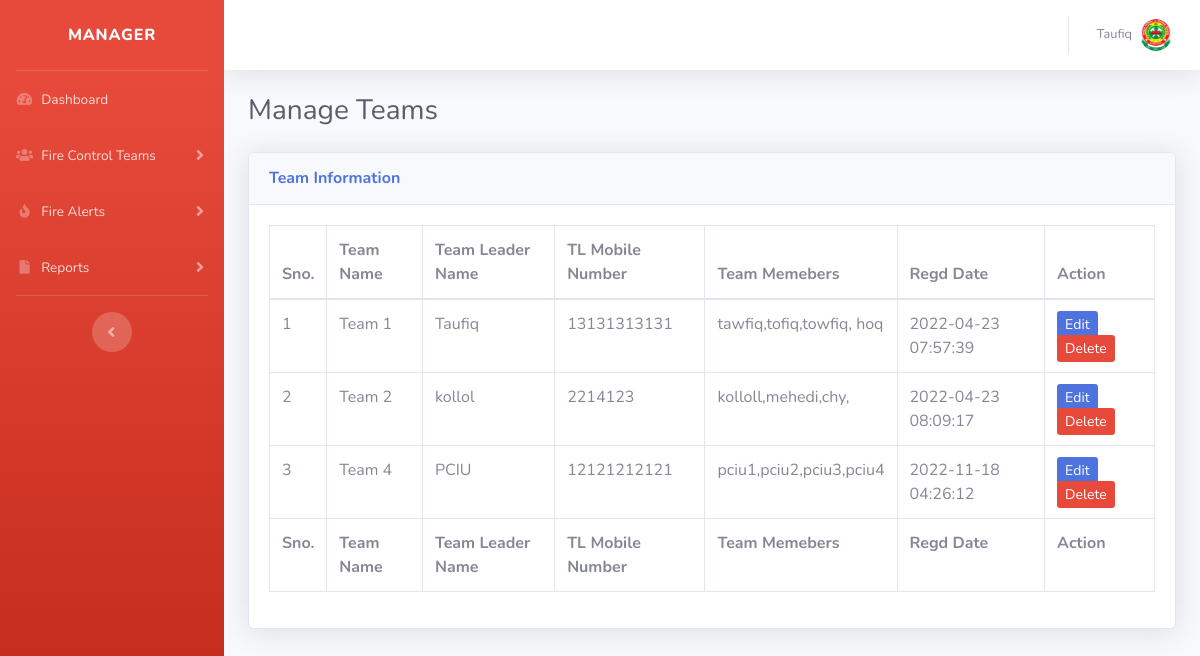
The app's page /admin/manage-teams2.php (signed in) with its own data.
### tables this page shows
CREATE TABLE `tblmanager` (
  `ManagerID` int(11) NOT NULL,
  `ManagerName` varchar(50) NOT NULL,
  `ManagerUsername` varchar(200) NOT NULL,
  `ManagerContact` varchar(12) NOT NULL,
  `ManagerEmail` varchar(100) NOT NULL,
  `ManagerPass` varchar(100) NOT NULL,
  `isActive` int(1) DEFAULT NULL
);

CREATE TABLE `tblsite` (
  `id` int(11) NOT NULL,
  `siteTitle` varchar(255) DEFAULT NULL,
  `siteLogo` varchar(255) DEFAULT NULL,
  `sitephone` varchar(11) DEFAULT NULL
);

CREATE TABLE `tblteams` (
  `id` int(11) NOT NULL,
  `teamName` varchar(255) DEFAULT NULL,
  `teamLeaderName` varchar(255) DEFAULT NULL,
  `teamLeadMobno` bigint(12) DEFAULT NULL,
  `teamMembers` mediumtext DEFAULT NULL,
  `postingDate` timestamp NULL DEFAULT current_timestamp()
);

### admin/manage-teams2.php (the view, shortened to what this page needs)
<?php session_start();
include_once('includes/config.php');
if (strlen($_SESSION['aaid']==0)) {
  header('location:logout.php');
  } else{
?>
<!DOCTYPE html>
<html lang="en">
<head>
    <link href="vendor/fontawesome-free/css/all.min.css" rel="stylesheet" type="text/css">
    <link href="css/sb-admin-2.min.css" rel="stylesheet">
</head>
<body id="page-top">
    <div id="wrapper">
  <?php include_once('includes/sidebar2.php');?>
        <div id="content-wrapper" class="d-flex flex-column">
            <div id="content">
<?php include_once('includes/topbar2.php');?>
                <div class="container-fluid">
                       <div class="d-sm-flex align-items-center justify-content-between mb-4">
                        <h1 class="h3 mb-0 text-gray-800">Manage Teams</h1>
                    </div>
                    <div class="card shadow mb-4">
                        <div class="card-header py-3">
                            <h6 class="m-0 font-weight-bold text-primary">Team Information</h6>
                        </div>
                        <div class="card-body">
                            <div class="table-responsive">
                                <table class="table table-bordered"  width="100%" cellspacing="0">
                                    <thead>
                                        <tr>
                                            <th>Sno.</th>
                                            <th>Team Name</th>
                                            <th>Team Leader Name</th>
                                            <th>TL Mobile Number</th>
                                             <th>Team Memebers</th>
                                             <th>Regd Date</th>
                                            <th>Action</th>
                                        </tr>
                                    </thead>
                                    <tfoot>
                                        <tr>
                                            <th>Sno.</th>
                                            <th>Team Name</th>
                                            <th>Team Leader Name</th>
                                            <th>TL Mobile Number</th>
                                             <th>Team Memebers</th>
                                             <th>Regd Date</th>
                                            <th>Action</th>
                                        </tr>
                                    </tfoot>
                                    <tbody>
<?php $query=mysqli_query($con,"select * from tblteams ");
$cnt=1;
while($row=mysqli_fetch_array($query)){
?>
                                        <tr>
                                            <td><?php echo $cnt;?></td>
                                            <td><?php echo $row['teamName'];?></td>
                                            <td><?php echo $row['teamLeaderName'];?></td>
                                            <td><?php echo $row['teamLeadMobno'];?></td>
                                            <td><?php echo $row['teamMembers'];?></td>
                                            <td><?php echo $row['postingDate'];?></td>
                                            <td>
                                <a href="edit-team2.php?teamid=<?php echo $row['id'];?>&&tname=<?php echo $row['teamName'];?>" class="btn-sm btn-primary">Edit</a>
                                <a href="manage-teams2.php?teamid=<?php echo $row['id'];?>" onclick="return confirm('Do you really want to delete the team?');" class="btn-sm btn-danger">Delete</a></td>
                                        </tr>
                               <?php $cnt++;
                           } ?>
                                    </tbody>
                                </table>
                            </div>
                        </div>
                    </div>
                </div>
            </div>
        </div>
    </div>
</body>
</html>
<?php } ?>

### admin/includes/topbar2.php (shortened to what this page needs)
<nav class="navbar navbar-expand navbar-light bg-white topbar mb-4 static-top shadow">
<?php if($_SESSION['aaid']):?>
<ul class="navbar-nav ml-auto">
    <li class="nav-item dropdown no-arrow">
        <a class="nav-link dropdown-toggle" href="#" id="userDropdown" role="button"
            data-toggle="dropdown" aria-haspopup="true" aria-expanded="false">
<?php
$adid=$_SESSION['aaid'];
$ret1=mysqli_query($con,"select ManagerUsername from tblmanager where ManagerID='$adid'");
while($row1=mysqli_fetch_array($ret1)){
?>
            <span class="mr-2 d-none d-lg-inline text-gray-600 small"><?php  echo $row1['ManagerUsername'];?></span>
       <?php } ?>
            <img class="img-profile rounded-circle"
                src="uploadeddata/<?php echo $logo;?>">
        </a>
    </li>
</ul>
<?php endif;?>
</nav>

### records on screen
tblmanager: ManagerUsername "Taufiq"
tblsite: siteLogo (picture)
tblteams: teamName "Team 1", teamLeaderName "Taufiq", teamLeadMobno "13131313131", teamMembers "tawfiq,tofiq,towfiq, hoq", postingDate "2022-04-23 07:57:39"
tblteams: teamName "Team 2", teamLeaderName "kollol", teamLeadMobno "2214123", teamMembers "kolloll,mehedi,chy,", postingDate "2022-04-23 08:09:17"
tblteams: teamName "Team 4", teamLeaderName "PCIU", teamLeadMobno "12121212121", teamMembers "pciu1,pciu2,pciu3,pciu4", postingDate "2022-11-18 04:26:12"
